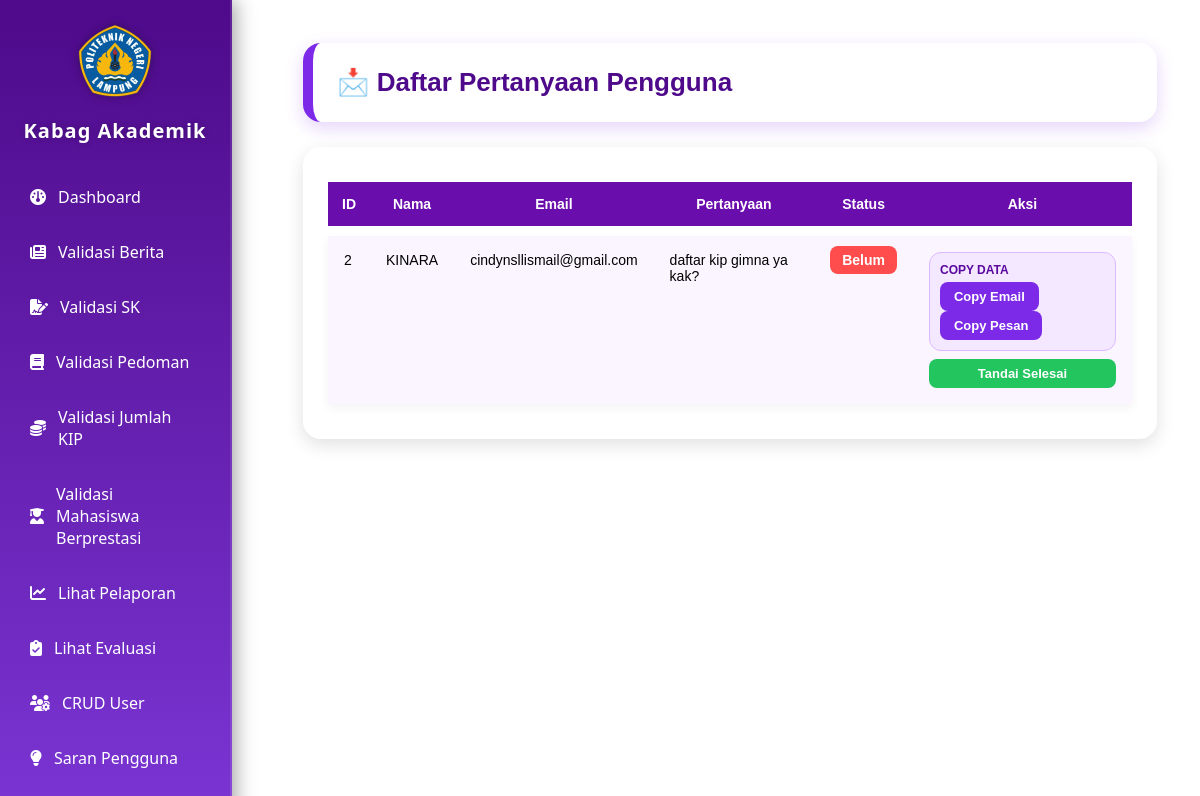
Screenshot of /kabag_akademik/pertanyaan.php (signed in) with the database file from the repository.
### tables this page shows
CREATE TABLE `pertanyaan` (
  `id_pertanyaan` int(11) NOT NULL,
  `nama` varchar(100) DEFAULT NULL,
  `email` varchar(150) DEFAULT NULL,
  `pesan` text DEFAULT NULL,
  `status_balasan` enum('belum','sudah') DEFAULT 'belum',
  `tanggal` timestamp NOT NULL DEFAULT current_timestamp()
);

### kabag_akademik/pertanyaan.php (the view, shortened to what this page needs)
<?php
include "../koneksi.php";
include "sidebar.php";
?>
<div class="content-wrapper">
    <div class="header-card">
        <h2>📩 Daftar Pertanyaan Pengguna</h2>
    </div>
    <div class="table-card">
        <table class="styled-table">
            <thead>
                <tr>
                    <th>ID</th>
                    <th>Nama</th>
                    <th>Email</th>
                    <th>Pertanyaan</th>
                    <th>Status</th>
                    <th>Aksi</th>
                </tr>
            </thead>
            <tbody>
                <?php
                $q = mysqli_query($koneksi, "SELECT * FROM pertanyaan ORDER BY id_pertanyaan DESC");
                while ($row = mysqli_fetch_assoc($q)) {
                    $status = $row['status_balasan'] == "belum"
                        ? "<span class='badge-belum'>Belum</span>"
                        : "<span class='badge-sudah'>Selesai</span>";
                    echo "
                    <tr>
                        <td>{$row['id_pertanyaan']}</td>
                        <td>{$row['nama']}</td>
                        <td>{$row['email']}</td>
                        <td>{$row['pesan']}</td>
                        <td>$status</td>
                        <td>
                            <div class='action-box'>
                                <div class='copy-group'>
                                    <div class='copy-title'>COPY DATA</div>
                                    <a href='#' class='action-btn copy-btn' onclick=\"copyText('{$row['email']}')\">Copy Email</a>
                                    <a href='#' class='action-btn copy-btn' onclick=\"copyText('{$row['pesan']}')\">Copy Pesan</a>
                                </div>";
                    if ($row['status_balasan'] == "belum") {
                        echo "
                                <a class='action-btn done-btn' href='?done={$row['id_pertanyaan']}'>
                                    Tandai Selesai
                                </a>";
                    }
                    echo "</div></td></tr>";
                }
                ?>
            </tbody>
        </table>
    </div>
</div>

### kabag_akademik/pertanyaan.php (style rules this page uses)
.content-wrapper { margin-left: 260px; padding: 35px; font-family: 'Poppins', sans-serif; }
.header-card { background: #fff; padding: 24px; border-radius: 18px; border-left: 10px solid #7c2ae8; box-shadow: 0 6px 18px rgba(124,42,232,0.20); margin-bottom: 25px; }
.header-card h2 { margin: 0; font-size: 26px; font-weight: 800; color: #4e0a8a; }
.table-card { background: white; padding: 25px; border-radius: 18px; margin-top: 15px; box-shadow: 0 6px 18px rgba(0,0,0,0.12); }
.styled-table { width: 100%; border-collapse: separate; border-spacing: 0 10px; }
.styled-table thead tr { background: #6a0dad; color: white; }
.styled-table th { padding: 14px; font-size: 14px; }
.styled-table tbody tr { background: #faf5ff; box-shadow: 0 4px 10px rgba(0,0,0,0.05); }
.styled-table td { padding: 16px; font-size: 14px; vertical-align: top; }
.badge-belum { background: #ff4d4d; padding: 6px 12px; color: #fff; border-radius: 8px; font-weight: 600; }
.action-box { display: flex; flex-direction: column; gap: 8px; }
.copy-group { padding: 10px; background: #f3e8ff; border-radius: 12px; border: 1px solid #ddbaff; }
.copy-title { font-size: 12px; font-weight: 700; color: #5b089e; margin-bottom: 5px; }
.action-btn { display: inline-block; padding: 7px 14px; border-radius: 8px; text-align: center; font-size: 13px; font-weight: 600; text-decoration: none; }
.copy-btn { background: #7c2ae8; color: white; }
.done-btn { background: #22c55e; color: white; }

### rows the page displays
pertanyaan: id_pertanyaan "2", nama "KINARA", email "cindynsllismail@gmail.com", pesan "daftar kip gimna ya kak?", status_balasan "Belum"
